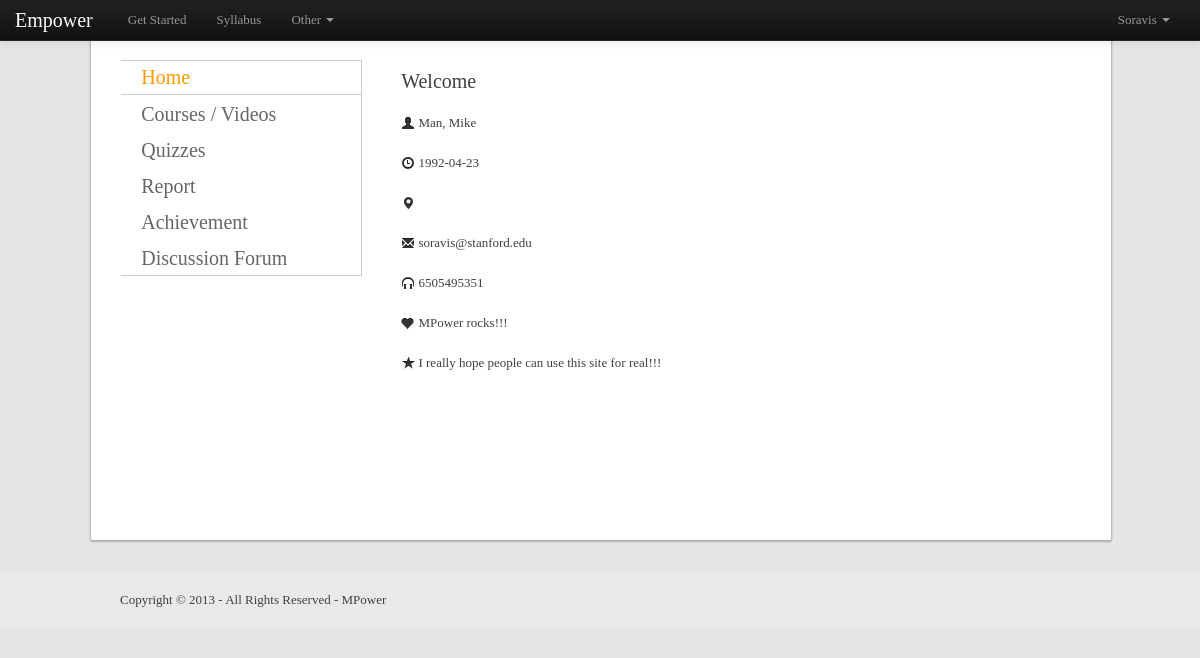
The app's page /profile.php (signed in) with its own data.
### tables this page shows
CREATE TABLE `user` (
  `id` int(11) NOT NULL auto_increment,
  `username` char(30) NOT NULL,
  `password` char(30) default NULL,
  `firstname` text,
  `lastname` text,
  `aboutyou` text,
  `goal` text,
  `nickname` char(20) default NULL,
  `birthday` date default NULL,
  `gender` char(1) default NULL,
  `address` text,
  `email` char(30) default NULL,
  `phone` char(15) default NULL,
  `status` char(1) default NULL,
  PRIMARY KEY  (`id`),
  FULLTEXT KEY `firstname` (`firstname`,`lastname`)
);

### profile.php (the view, shortened to what this page needs)
<!DOCTYPE html>
<html lang="en">
	<head>
		<link href="bootstrap/css/bootstrap.css" rel="stylesheet">
        <link href="bootstrap/css/bootstrap-responsive.css" rel="stylesheet">
		<link rel="stylesheet" href="assets/css/layout.css" type="text/css">
		<link rel="stylesheet" href="assets/css/elements.css" type="text/css">
		<link rel="stylesheet" href="assets/css/colorbox.css" type="text/css">
		<link rel="stylesheet" href="assets/css/quiz.css" type="text/css">
	</head>
	<body>
		<?php include 'header.php'; ?>
		<div id="container">
				<div class="full-canvas" style="height:450px">
					<aside id="left_column">
						<nav>
							<ul>
							<li class="selected"><a href="index.php"><h2>Home</h2></a></li>
							<li><a href="courses.php"><h2>Courses / Videos</h2></a></li>
							<li><a href="quiz.php"><h2>Quizzes</h2></a></li>
							<li><a href="report.php"><h2>Report</h2></a></li>
							<li><a href="achievement.php"><h2>Achievement</h2></a></li>
							<li class="last"><a href="discussion.php"><h2>Discussion Forum</h2></a></li>
							</ul>
						</nav>
					</aside>
					<div id="content">
						<?php
							if (isset($_SESSION['login_user'])) {
								echo '<div><p>';
								$user_query = mysql_query('SELECT * FROM user WHERE username="'.$_SESSION['login_user'].'"');
								$user = mysql_fetch_array($user_query);
								echo '<h1>Welcome '.$user['firstname'].' '.$user['lastname'].'</h1><br/>';
								echo '<div><i class="icon-user"></i> '.$user['nickname'].'</div><br/>';
								echo '<div><i class="icon-time"></i> '.$user['birthday'].'</div><br/>';
								echo '<div><i class="icon-map-marker"></i> '.$user['address'].'</div><br/>';
								echo '<div><i class="icon-envelope"></i> '.$user['email'].'</div><br/>';
								echo '<div><i class="icon-headphones"></i> '.$user['phone'].'</div><br/>';
								echo '<div><i class="icon-heart"></i> '.$user['aboutyou'].'</div><br/>';
								echo '<div><i class="icon-star"></i> '.$user['goal'].'</div><br/>';
								echo '</p></div>';
							} else {
								echo '<h1>Please log in</h1>';
							}
						?>
					</div>
				</div>
		</div>
		<?php include 'footer.php'; ?>
	</body>
</html>

### assets/css/layout.css (style rules this page uses)
body { margin:0; padding:0; font-size:13px; font-family:Georgia, "Times New Roman", Times, serif; color:#404040; background-color:#E6E6E6; }
a { outline:none; text-decoration:none; }
address, article, aside, figcaption, figure, footer, header, hgroup, nav, section { display:block; margin:0; padding:0; }
#header, #container, #footer { display:block; margin:0 auto; width:960px; }
nav ul { margin:0; padding:0; list-style:none; }
h1, h2, h3, h4, h5, h6 { margin:0; padding:0; font-size:20px; font-weight:normal; font-style:normal; line-height:normal; }
#container { padding:30px 0; }
#container .full-canvas { background-color:#FFFFFF; border-radius:1px; box-shadow:0 1px 2px 1px rgba(0, 0, 0, 0.25); height:100%; margin-left:-3%; padding:30px; width:100%; }
#container #left_column { float:left; width:240px; }
#container #left_column nav { display:block; width:100%; margin-bottom:30px; border-right:1px solid #CCCCCC; border-bottom:1px solid #CCCCCC; }
#container #left_column nav ul { margin:0; padding:0; list-style:none; }
#container #left_column nav li { margin:0 0 3px 0; padding:0; }
#container #left_column nav li.selected { border-top:1px solid #CCCCCC; border-bottom:1px solid #CCCCCC; width:100.5%; }
#container #left_column nav li.selected a { font-weight:bold; color:#FF9900; }
#container #left_column nav li.last { margin-bottom:0; border-bottom:none; }
#container #left_column nav a { display:block; margin:0; padding:5px 10px 5px 20px; color:#666666; text-decoration:none; }
#container #content { float:right; width:680px; }

### records on screen
user: nickname "Man, Mike", birthday "1992-04-23", email "soravis@stanford.edu", phone "6505495351", aboutyou "MPower rocks!!!", goal "I really hope people can use this site for real!!!"

### other values on screen
$_SESSION['login_user'] "Soravis"
